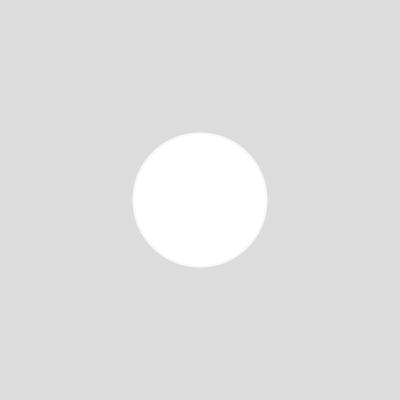
Frame 1 (no input)
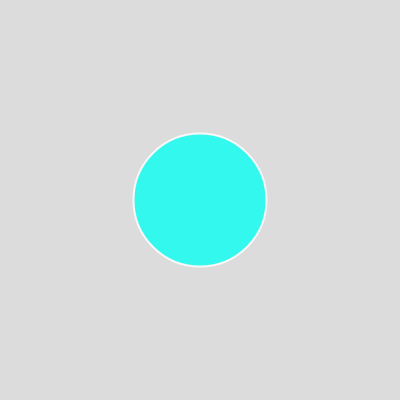
Frame 60 (no input)
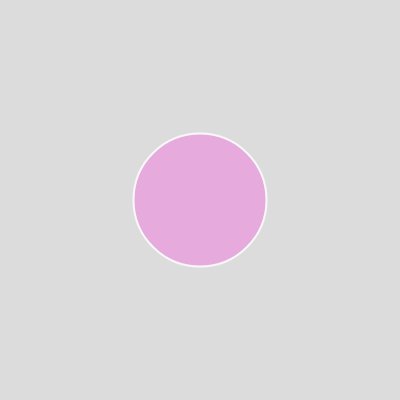
Frame 120 (the mouse pressed at the canvas centre since frame 60)

The p5.js sketch that drew these frames (run headless with seeded random() and noise() and a simulated clock; from frame 60 on, the mouse is pressed at the canvas centre):

// p5.js sketch
// ── sketch.js
let mouseIsClicked = false;
let btn;

function setup() {
  createCanvas(400, 400);

  btn = {
    x: width * 0.5,
    y: height * 0.5,
    w: 133,
    h: 133,
    colFill: color('#33f8ee'),
    colStroke: color('#f8f8f8'),
    weight: 2,
    colHover: color('#e7aadd'),
    callback: e => {
      if (e) console.log('click')
    }
  }
}

function draw() {
  background(220);


  customButton({
    x: btn.x,
    y: btn.y
  }, {
    w: btn.w,
    h: btn.h
  }, btn.colFill, btn.colStroke, btn.weight, btn.colHover, btn.callback);


  mouseIsClicked = false;
}

function customButton(pos, res, colFill, colStroke, sw, colHover, func) {
  if (colStroke === null) colStroke = color('#00000000');
  if (sw === null) sw = 0;
  if (colHover === null) colHover = colFill;
  
  strokeWeight(sw);
  stroke(colStroke);
  ellipse(pos.x, pos.y, res.w);

  (dist(pos.x, pos.y, mouseX, mouseY) <= res.w * 0.5) ? (isHovering = true, fill(colHover)) : (isHovering = false, fill(colFill));

  (isHovering && mouseIsClicked) ? isClicked = true : isClicked = false;

  func(isClicked);
}

function mouseClicked() {
  mouseIsClicked = true;
}
